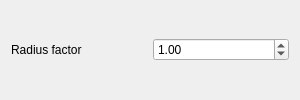
<?xml version="1.0" encoding="UTF-8"?>
<ui version="4.0">
 <class>SEVanDerWaalsVisualModelPropertiesClass</class>
 <widget class="QWidget" name="SEVanDerWaalsVisualModelPropertiesClass">
  <property name="geometry">
   <rect>
    <x>0</x>
    <y>0</y>
    <width>300</width>
    <height>100</height>
   </rect>
  </property>
  <property name="minimumSize">
   <size>
    <width>300</width>
    <height>100</height>
   </size>
  </property>
  <property name="windowTitle">
   <string/>
  </property>
  <layout class="QHBoxLayout" name="horizontalLayout">
   <item>
    <widget class="QLabel" name="label">
     <property name="text">
      <string>Radius factor</string>
     </property>
    </widget>
   </item>
   <item>
    <widget class="QDoubleSpinBox" name="doubleSpinBoxRadiusFactor">
     <property name="maximum">
      <double>10.000000000000000</double>
     </property>
     <property name="value">
      <double>1.000000000000000</double>
     </property>
    </widget>
   </item>
  </layout>
 </widget>
 <resources/>
 <connections>
  <connection>
   <sender>doubleSpinBoxRadiusFactor</sender>
   <signal>valueChanged(double)</signal>
   <receiver>SEVanDerWaalsVisualModelPropertiesClass</receiver>
   <slot>onRadiusFactorChanged(double)</slot>
   <hints>
    <hint type="sourcelabel">
     <x>221</x>
     <y>49</y>
    </hint>
    <hint type="destinationlabel">
     <x>149</x>
     <y>49</y>
    </hint>
   </hints>
  </connection>
 </connections>
 <slots>
  <slot>onRadiusFactorChanged(double)</slot>
 </slots>
</ui>
